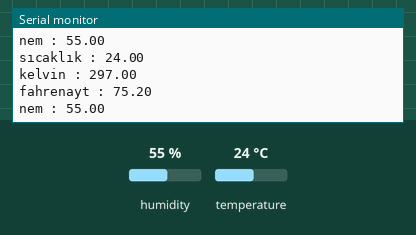
A sketch run on a simulated Arduino Uno, built with avr-gcc and run on an emulated ATmega328P. Shown: the last lines printed to the serial monitor. The test bench sets the inputs (shaded band); at power-on: humidity 55 %, temperature 24 °C.

Above: at 5.8 s.
5.9 s: humidity set to 22 %
At 10.6 s:
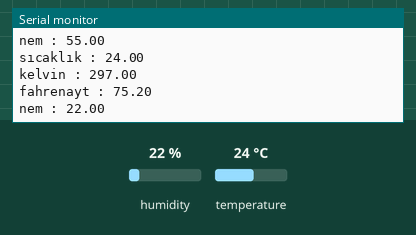
11.9 s: temperature set to 12 °C
At 16.6 s:
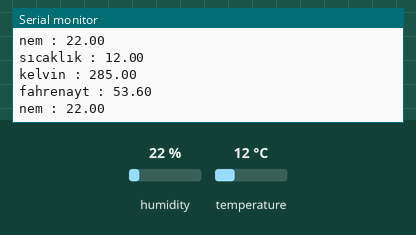
17.9 s: humidity set to 40 %
At 21.4 s:
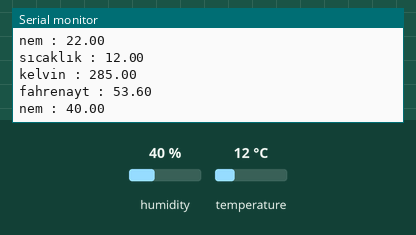
Timing chart, 0 to 22.9 s (numbered marks = the images above; inputs shaded):
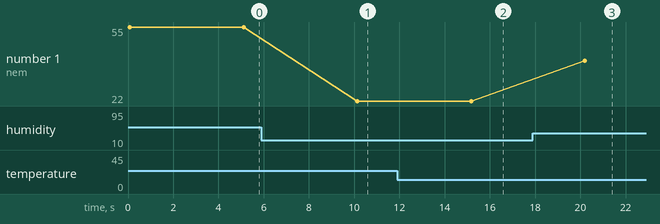

Measured:
- after the input at 5.9 s, the serial monitor: prints a new line after 4.2 s (image 1)
- after the input at 11.9 s, the serial monitor: prints a new line after 3.2 s (image 2)
- after the input at 17.9 s, the serial monitor: prints a new line after 2.3 s (image 3)
- plotted number 1: 55 → 22 after the input at 5.9 s, 22 → 40 after the input at 17.9 s

The sketch:

dht11.ino
```cpp
#include <dht.h>

dht DHT;
#define DHT11_PIN 7
void setup() {
  Serial.begin(9600);


}

void loop() {
  int okunanDeger = DHT.read11(DHT11_PIN);

  Serial.print("sıcaklık : ");
  Serial.println(DHT.temperature);

  Serial.print("kelvin : ");
  Serial.println(DHT.temperature + 273);

   Serial.print("fahrenayt : ");
  Serial.println(DHT.temperature * 1.8 + 32);


   Serial.print("nem : ");
  Serial.println(DHT.humidity);
  delay(5000);


}
```
